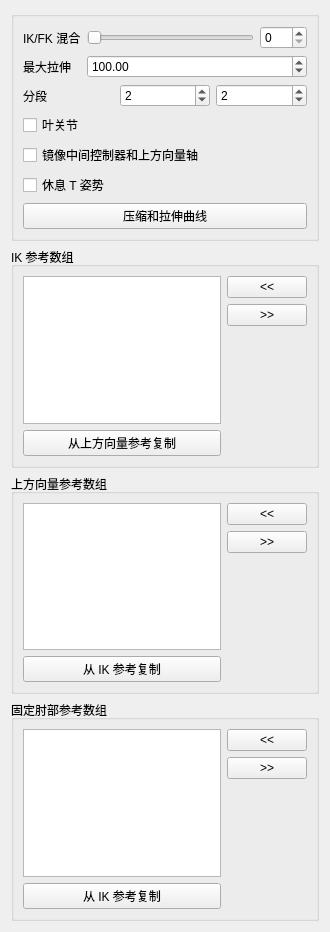
<?xml version="1.0" encoding="UTF-8"?>
<ui version="4.0">
 <class>Form</class>
 <widget class="QWidget" name="Form">
  <property name="geometry">
   <rect>
    <x>0</x>
    <y>0</y>
    <width>330</width>
    <height>932</height>
   </rect>
  </property>
  <property name="windowTitle">
   <string>表单</string>
  </property>
  <layout class="QGridLayout" name="gridLayout">
   <item row="0" column="0">
    <widget class="QGroupBox" name="groupBox">
     <property name="title">
      <string/>
     </property>
     <layout class="QGridLayout" name="gridLayout_2">
      <item row="0" column="0">
       <layout class="QVBoxLayout" name="verticalLayout">
        <item>
         <layout class="QFormLayout" name="formLayout">
          <property name="fieldGrowthPolicy">
           <enum>QFormLayout::AllNonFixedFieldsGrow</enum>
          </property>
          <item row="0" column="0">
           <widget class="QLabel" name="ikfk_label">
            <property name="text">
             <string>IK/FK 混合</string>
            </property>
           </widget>
          </item>
          <item row="0" column="1">
           <layout class="QHBoxLayout" name="horizontalLayout_3">
            <item>
             <widget class="QSlider" name="ikfk_slider">
              <property name="minimumSize">
               <size>
                <width>0</width>
                <height>15</height>
               </size>
              </property>
              <property name="maximum">
               <number>100</number>
              </property>
              <property name="orientation">
               <enum>Qt::Horizontal</enum>
              </property>
             </widget>
            </item>
            <item>
             <widget class="QSpinBox" name="ikfk_spinBox">
              <property name="maximum">
               <number>100</number>
              </property>
             </widget>
            </item>
           </layout>
          </item>
          <item row="1" column="0">
           <widget class="QLabel" name="maxStretch_label">
            <property name="sizePolicy">
             <sizepolicy hsizetype="MinimumExpanding" vsizetype="MinimumExpanding">
              <horstretch>0</horstretch>
              <verstretch>0</verstretch>
             </sizepolicy>
            </property>
            <property name="text">
             <string>最大拉伸</string>
            </property>
           </widget>
          </item>
          <item row="1" column="1">
           <widget class="QDoubleSpinBox" name="maxStretch_spinBox">
            <property name="sizePolicy">
             <sizepolicy hsizetype="MinimumExpanding" vsizetype="Fixed">
              <horstretch>0</horstretch>
              <verstretch>0</verstretch>
             </sizepolicy>
            </property>
            <property name="minimum">
             <double>1.000000000000000</double>
            </property>
            <property name="maximum">
             <double>1000.000000000000000</double>
            </property>
            <property name="value">
             <double>100.000000000000000</double>
            </property>
           </widget>
          </item>
         </layout>
        </item>
        <item>
         <layout class="QHBoxLayout" name="horizontalLayout">
          <item>
           <widget class="QLabel" name="divisions_label">
            <property name="text">
             <string>分段</string>
            </property>
           </widget>
          </item>
          <item>
           <widget class="QSpinBox" name="div0_spinBox">
            <property name="minimum">
             <number>0</number>
            </property>
            <property name="value">
             <number>2</number>
            </property>
           </widget>
          </item>
          <item>
           <widget class="QSpinBox" name="div1_spinBox">
            <property name="minimum">
             <number>0</number>
            </property>
            <property name="value">
             <number>2</number>
            </property>
           </widget>
          </item>
         </layout>
        </item>
        <item>
         <widget class="QCheckBox" name="leafJoints_checkBox">
          <property name="text">
           <string>叶关节</string>
          </property>
         </widget>
        </item>
        <item>
         <widget class="QCheckBox" name="mirrorMid_checkBox">
          <property name="toolTip">
           <string extracomment="This option set the axis of the mid CTL (elbow) and the up vector control to move in a mirror behaviour ">设置中间控制器(肘部)和上方向向量控制器以镜像方式移动的轴行为 </string>
          </property>
          <property name="statusTip">
           <string extracomment="This option set the axis of the mid CTL (elbow) and the up vector control to move in a mirror behaviour ">设置中间控制器(肘部)和上方向向量控制器以镜像方式移动的轴行为 </string>
          </property>
          <property name="whatsThis">
           <string>设置中间控制器(肘部)和上方向向量控制器以镜像方式移动的轴行为 </string>
          </property>
          <property name="text">
           <string>镜像中间控制器和上方向量轴</string>
          </property>
         </widget>
        </item>
        <item>
         <widget class="QCheckBox" name="TPoseRest_checkBox">
          <property name="toolTip">
           <string extracomment="This option set the axis of the mid CTL (elbow) and the up vector control to move in a mirror behaviour ">&lt;html&gt;&lt;head/&gt;&lt;body&gt;&lt;p&gt;If checked, the Rest pose for controls will be in T Pose&lt;/p&gt;&lt;/body&gt;&lt;/html&gt;</string>
          </property>
          <property name="statusTip">
           <string extracomment="This option set the axis of the mid CTL (elbow) and the up vector control to move in a mirror behaviour ">设置中间控制器(肘部)和上方向向量控制器以镜像方式移动的轴行为 </string>
          </property>
          <property name="whatsThis">
           <string>设置中间控制器(肘部)和上方向向量控制器以镜像方式移动的轴行为 </string>
          </property>
          <property name="text">
           <string>休息 T 姿势</string>
          </property>
         </widget>
        </item>
        <item>
         <layout class="QHBoxLayout" name="horizontalLayout_2">
          <item>
           <widget class="QPushButton" name="squashStretchProfile_pushButton">
            <property name="text">
             <string>压缩和拉伸曲线</string>
            </property>
           </widget>
          </item>
         </layout>
        </item>
       </layout>
      </item>
     </layout>
    </widget>
   </item>
   <item row="1" column="0">
    <widget class="QGroupBox" name="ikRefArray_groupBox">
     <property name="title">
      <string>IK 参考数组</string>
     </property>
     <layout class="QGridLayout" name="gridLayout_3">
      <item row="0" column="0">
       <layout class="QHBoxLayout" name="ikRefArray_horizontalLayout">
        <item>
         <layout class="QVBoxLayout" name="ikRefArray_verticalLayout_1">
          <item>
           <widget class="QListWidget" name="ikRefArray_listWidget">
            <property name="dragDropOverwriteMode">
             <bool>true</bool>
            </property>
            <property name="dragDropMode">
             <enum>QAbstractItemView::InternalMove</enum>
            </property>
            <property name="defaultDropAction">
             <enum>Qt::MoveAction</enum>
            </property>
            <property name="alternatingRowColors">
             <bool>true</bool>
            </property>
            <property name="selectionMode">
             <enum>QAbstractItemView::ExtendedSelection</enum>
            </property>
            <property name="selectionRectVisible">
             <bool>false</bool>
            </property>
           </widget>
          </item>
          <item>
           <widget class="QPushButton" name="ikRefArray_copyRef_pushButton">
            <property name="text">
             <string>从上方向量参考复制</string>
            </property>
           </widget>
          </item>
         </layout>
        </item>
        <item>
         <layout class="QVBoxLayout" name="ikRefArray_verticalLayout_2">
          <item>
           <widget class="QPushButton" name="ikRefArrayAdd_pushButton">
            <property name="text">
             <string>&lt;&lt;</string>
            </property>
           </widget>
          </item>
          <item>
           <widget class="QPushButton" name="ikRefArrayRemove_pushButton">
            <property name="text">
             <string>&gt;&gt;</string>
            </property>
           </widget>
          </item>
          <item>
           <spacer name="ikRefArray_verticalSpacer">
            <property name="orientation">
             <enum>Qt::Vertical</enum>
            </property>
            <property name="sizeHint" stdset="0">
             <size>
              <width>20</width>
              <height>40</height>
             </size>
            </property>
           </spacer>
          </item>
         </layout>
        </item>
       </layout>
      </item>
     </layout>
    </widget>
   </item>
   <item row="2" column="0">
    <widget class="QGroupBox" name="upvRefArray_groupBox">
     <property name="title">
      <string>上方向量参考数组</string>
     </property>
     <layout class="QGridLayout" name="gridLayout_5">
      <item row="0" column="0">
       <layout class="QHBoxLayout" name="upvRefArray_horizontalLayout">
        <item>
         <layout class="QVBoxLayout" name="upvRefArray_verticalLayout_1">
          <item>
           <widget class="QListWidget" name="upvRefArray_listWidget">
            <property name="dragDropOverwriteMode">
             <bool>true</bool>
            </property>
            <property name="dragDropMode">
             <enum>QAbstractItemView::InternalMove</enum>
            </property>
            <property name="defaultDropAction">
             <enum>Qt::MoveAction</enum>
            </property>
            <property name="alternatingRowColors">
             <bool>true</bool>
            </property>
            <property name="selectionMode">
             <enum>QAbstractItemView::ExtendedSelection</enum>
            </property>
            <property name="selectionRectVisible">
             <bool>false</bool>
            </property>
           </widget>
          </item>
          <item>
           <widget class="QPushButton" name="upvRefArray_copyRef_pushButton">
            <property name="text">
             <string>从 IK 参考复制</string>
            </property>
           </widget>
          </item>
         </layout>
        </item>
        <item>
         <layout class="QVBoxLayout" name="upvRefArray_verticalLayout_2">
          <item>
           <widget class="QPushButton" name="upvRefArrayAdd_pushButton">
            <property name="text">
             <string>&lt;&lt;</string>
            </property>
           </widget>
          </item>
          <item>
           <widget class="QPushButton" name="upvRefArrayRemove_pushButton">
            <property name="text">
             <string>&gt;&gt;</string>
            </property>
           </widget>
          </item>
          <item>
           <spacer name="upvRefArray_verticalSpacer">
            <property name="orientation">
             <enum>Qt::Vertical</enum>
            </property>
            <property name="sizeHint" stdset="0">
             <size>
              <width>20</width>
              <height>40</height>
             </size>
            </property>
           </spacer>
          </item>
         </layout>
        </item>
       </layout>
      </item>
     </layout>
    </widget>
   </item>
   <item row="3" column="0">
    <widget class="QGroupBox" name="pinRefArray_groupBox">
     <property name="title">
      <string>固定肘部参考数组</string>
     </property>
     <layout class="QGridLayout" name="gridLayout_4">
      <item row="0" column="0">
       <layout class="QHBoxLayout" name="pinRefArray_horizontalLayout">
        <item>
         <layout class="QVBoxLayout" name="pinRefArray_verticalLayout">
          <item>
           <widget class="QListWidget" name="pinRefArray_listWidget">
            <property name="dragDropOverwriteMode">
             <bool>true</bool>
            </property>
            <property name="dragDropMode">
             <enum>QAbstractItemView::InternalMove</enum>
            </property>
            <property name="defaultDropAction">
             <enum>Qt::MoveAction</enum>
            </property>
            <property name="alternatingRowColors">
             <bool>true</bool>
            </property>
            <property name="selectionMode">
             <enum>QAbstractItemView::ExtendedSelection</enum>
            </property>
            <property name="selectionRectVisible">
             <bool>false</bool>
            </property>
           </widget>
          </item>
          <item>
           <widget class="QPushButton" name="pinRefArray_copyRef_pushButton">
            <property name="text">
             <string>从 IK 参考复制</string>
            </property>
           </widget>
          </item>
         </layout>
        </item>
        <item>
         <layout class="QVBoxLayout" name="pinRefArray_verticalLayout_2">
          <item>
           <widget class="QPushButton" name="pinRefArrayAdd_pushButton">
            <property name="text">
             <string>&lt;&lt;</string>
            </property>
           </widget>
          </item>
          <item>
           <widget class="QPushButton" name="pinRefArrayRemove_pushButton">
            <property name="text">
             <string>&gt;&gt;</string>
            </property>
           </widget>
          </item>
          <item>
           <spacer name="pinRefArray_verticalSpacer">
            <property name="orientation">
             <enum>Qt::Vertical</enum>
            </property>
            <property name="sizeHint" stdset="0">
             <size>
              <width>20</width>
              <height>40</height>
             </size>
            </property>
           </spacer>
          </item>
         </layout>
        </item>
       </layout>
      </item>
     </layout>
    </widget>
   </item>
  </layout>
 </widget>
 <resources/>
 <connections>
  <connection>
   <sender>ikfk_slider</sender>
   <signal>sliderMoved(int)</signal>
   <receiver>ikfk_spinBox</receiver>
   <slot>setValue(int)</slot>
   <hints>
    <hint type="sourcelabel">
     <x>144</x>
     <y>47</y>
    </hint>
    <hint type="destinationlabel">
     <x>220</x>
     <y>45</y>
    </hint>
   </hints>
  </connection>
  <connection>
   <sender>ikfk_spinBox</sender>
   <signal>valueChanged(int)</signal>
   <receiver>ikfk_slider</receiver>
   <slot>setValue(int)</slot>
   <hints>
    <hint type="sourcelabel">
     <x>222</x>
     <y>37</y>
    </hint>
    <hint type="destinationlabel">
     <x>182</x>
     <y>37</y>
    </hint>
   </hints>
  </connection>
 </connections>
</ui>
